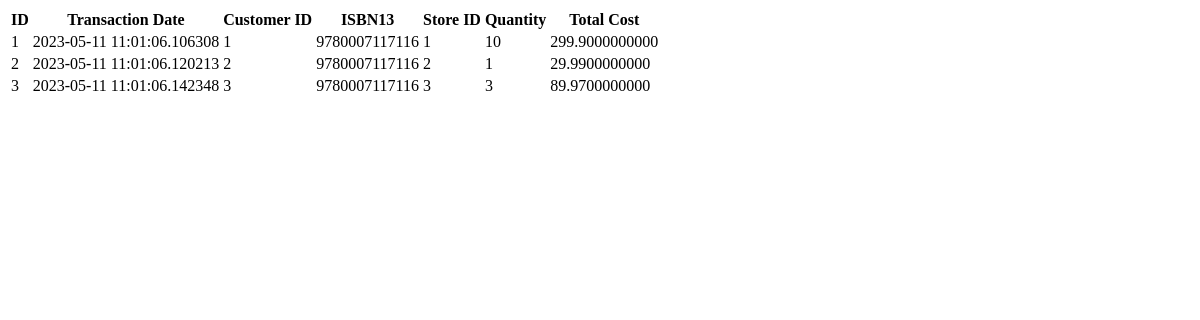
The app's page /transactions, older data.
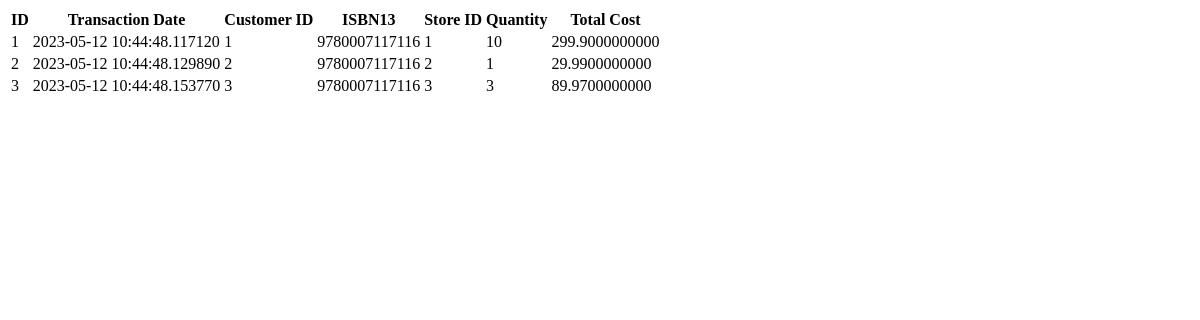
The same page, newer data.
### models.py (models this page shows)
class Transaction(Base):
    __tablename__ = 'Transactions'
    id = Column(Integer, primary_key=True)
    transaction_date = Column(DateTime, default=datetime.utcnow)
    CustomerID = Column(Integer, ForeignKey('Customer.ID'))
    isbn13 = Column(String(13), ForeignKey('Books.isbn13'))
    StoreID = Column(Integer)
    book = relationship("Books")
    quantity = Column(Integer)
    total_cost = Column(Numeric(precision=2))

### app.py (the view)
@app.route('/transactions')
def view():
    transaction_table = db.session.query(Transaction).all()
    return render_template('transactions.html', results=transaction_table)

### templates/transactions.html (shortened to what this page needs)
<!DOCTYPE html>
<html>
<head>
</head>
<body>
	<table>
		<tr>
			<th>ID</th>
			<th>Transaction Date</th>
			<th>Customer ID</th>
			<th>ISBN13</th>
			<th>Store ID</th>
			<th>Quantity</th>
			<th>Total Cost</th>
		</tr>
		{% for transaction in results %}
		<tr>
			<td>{{ transaction.id }}</td>
			<td>{{ transaction.transaction_date }}</td>
			<td>{{ transaction.CustomerID }}</td>
			<td>{{ transaction.isbn13 }}</td>
			<td>{{ transaction.StoreID }}</td>
			<td>{{ transaction.quantity }}</td>
			<td>{{ transaction.total_cost }}</td>
		</tr>
		{% endfor %}
	</table>
</body>
</html>

Row changes from the older to the newer data that the page shows:
changed Transaction id 1: transaction_date "2023-05-11 11:01:06.106308" → "2023-05-12 10:44:48.117120"
changed Transaction id 2: transaction_date "2023-05-11 11:01:06.120213" → "2023-05-12 10:44:48.129890"
changed Transaction id 3: transaction_date "2023-05-11 11:01:06.142348" → "2023-05-12 10:44:48.153770"
